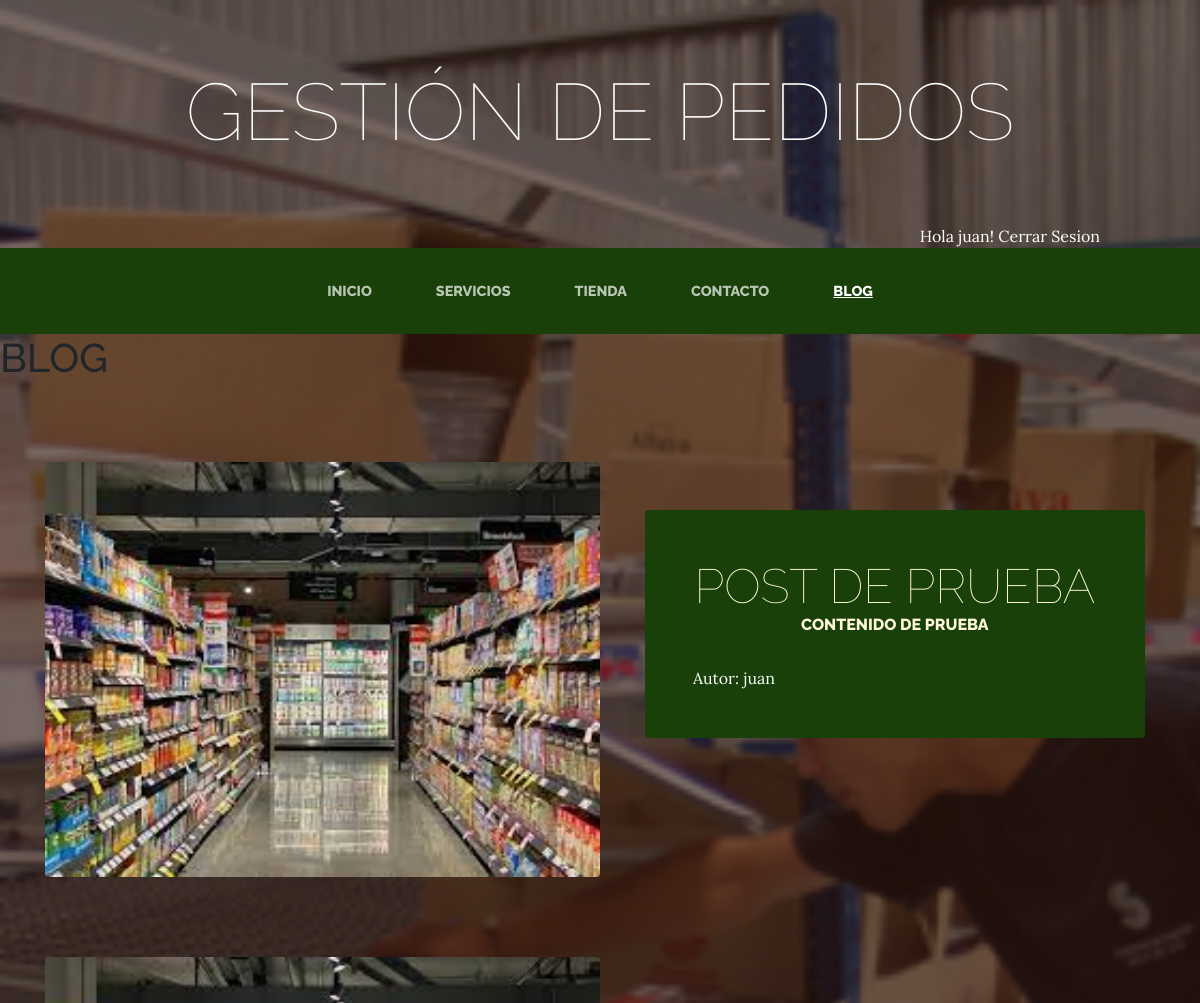
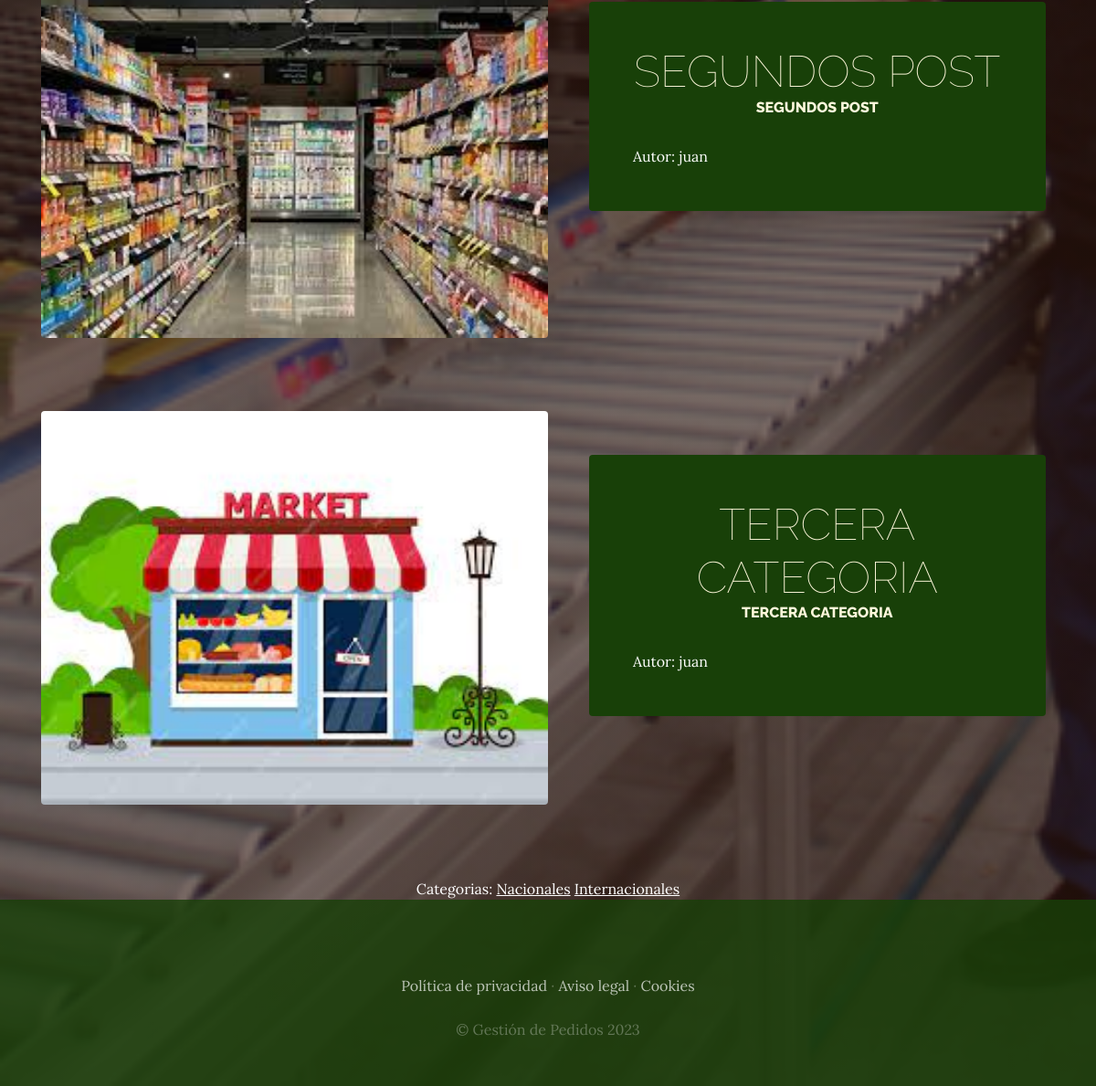
Page /blog/ (signed in) on the committed database (2 pictures, top to bottom).
### blog/models.py (models this page shows, shortened)
class Post(models.Model):
    titulo=models.CharField(max_length=50)
    contenido=models.CharField(max_length=50)
    imagen=models.ImageField(upload_to='blog', null=True, blank=True)
    autor=models.ForeignKey(User, on_delete=models.CASCADE)
    categorias=models.ManyToManyField(Categoria)
    created=models.DateTimeField(auto_now_add = True)
    updated=models.DateField(auto_now_add = True)
    class Meta:
        verbose_name='post'
        verbose_name_plural='posts'

class Categoria(models.Model):
    nombre=models.CharField(max_length=50)
    created=models.DateTimeField(auto_now_add = True)
    updated=models.DateField(auto_now_add = True)
    class Meta:
        verbose_name='categoria'
        verbose_name_plural='categorias'

### blog/views.py (the view)
# urls.py: 2. Add a URL to urlpatterns:  path('blog/', include('blog.urls'))
def blog(request):
    posts = Post.objects.all()
    categorias=Categoria.objects.all()
    return render(request,'blog/blog.html', {'posts':posts, 'categorias': categorias})

### carro/context_processor.py (called while the page is built)
def importe_total_carro(request):
    total=0
    if request.user.is_authenticated:
        if 'carro' in request.session:
            for key, value in request.session["carro"].items():
                total=total+float(value["precio"])
    else:
        total="Debes hacer login"
    return {"importe_total_carro":total}

### blog/templates/blog/blog.html
{% extends 'ProyectoWebApp/base.html' %}
{% load static %}
{% block content%}
<h1>BLOG</h1>
    {% for post in posts %}
        <section class="page-section clearfix">
            <div class="container">
            <div class="intro">
                <img class="intro-img img-fluid mb-3 mb-lg-0 rounded" src="{{ post.imagen.url }}" alt="" style="width:50%">
                <div class="intro-text left-0 text-center bg-faded p-5 rounded">
                <h2 class="section-heading mb-4" >
                    <span class="section-heading-lower">{{ post.titulo }}</span>
                    <span class="section-heading-upper">{{ post.contenido }}</span>
                </h2>
                <div style="text-align:left;color:white; 0.5em">
                    Autor: {{ post.autor }}
                </div>
                </div>
            </div>
            </div>
        </section>
    {% endfor %}
    <section>
        <div style="width:75%; margin:auto; text-align:center; color:white;">
            Categorias:
            {% for categoria in categorias %}
                <a href="{% url 'Categoria' categoria.id %}" class="linksCategorias">{{categoria.nombre}}</a>
            {% endfor %}
        </div>
    </section>
{% endblock %}

### ProyectoWebApp/templates/ProyectoWebApp/base.html (shortened to what this page needs)
<html>
<head>
    {% load static %}
    <link href="{% static 'ProyectoWebApp/vendor/bootstrap/css/bootstrap.min.css' %}" rel="stylesheet">
    <link href="{% static 'ProyectoWebApp/css/gestion.css' %}" rel="stylesheet">
</head>
<body>
    <h1 class="site-heading text-center text-white d-none d-lg-block">
        <span class="site-heading-lower">Gestión de Pedidos</span>
      </h1>
    <div style="text-align: right; margin-right:100px;color:white; ">
      {% if user.is_authenticated %}
      Hola {{ user.username }}! <a href="{% url 'cerrar_sesion' %}" style="color:white;">Cerrar Sesion</a>
      {% else %}
      <a href="{% url 'logear' %}" style="color:white;">Login</a>   <a href="{% url 'Autenticacion' %}" style="color:white;">Regístrate</a>
      {% endif %}
    </div>
 <nav class="navbar navbar-expand-lg navbar-dark py-lg-4" id="mainNav">
    <div class="container">
      <div class="collapse navbar-collapse" id="navbarResponsive">
        <ul class="navbar-nav mx-auto">
          <li class="nav-item {% if request.path == '/' %}active{% endif %} px-lg-4">
            <a class="nav-link text-uppercase text-expanded" href="{% url 'Home' %}">Inicio</a>
          </li>
          <li class="nav-item {% if request.path == '/servicios/' %}active{% endif %} px-lg-4">
            <a class="nav-link text-uppercase text-expanded" href="{% url 'Servicios' %}">Servicios</a>
          </li>
          <li class="nav-item {% if request.path == '/tienda/' %}active{% endif %} px-lg-4">
            <a class="nav-link text-uppercase text-expanded" href="{% url 'Tienda' %}">Tienda</a>
          </li>
          <li class="nav-item {% if request.path == '/contacto/' %}active{% endif %} px-lg-4">
            <a class="nav-link text-uppercase text-expanded" href="{% url 'Contacto' %}">Contacto</a>
          </li>
          <li class="nav-item {% if request.path|slice:':6' == '/blog/' %}active{% endif %} px-lg-4">
            <a class="nav-link text-uppercase text-expanded" href="{% url 'Blog' %}">Blog</a>
          </li>
        </ul>
      </div>
    </div>
  </nav>
  {% block content %}
  {% endblock %}
    <footer class="footer text-faded text-center py-5">
      <div class="container">
        <p class="m-0 mbt">
        	<a href="sample.html" class="link">Política de privacidad</a> ·
        	<a href="sample.html" class="link">Aviso legal</a> ·
        	<a href="sample.html" class="link">Cookies</a>
		</p>
        <p class="m-0 mbt1">&copy; Gestión de Pedidos 2023</p>
      </div>
	</footer>
</body>
</html>

### ProyectoWebApp/static/ProyectoWebApp/css/gestion.css (style rules this page uses)
body { font-family: 'Lora'; background: linear-gradient(rgba(47, 23, 15, 0.65), rgba(47, 23, 15, 0.65)), url("../img/bg_main.jpg"); background-attachment: fixed; background-position: center; background-size: cover; }
h1, h2, h3, h4, h5, h6 { font-family: 'Raleway'; }
p { line-height: 1.75; }
.text-faded { color: rgba(255, 255, 255, 0.3); }
.site-heading { margin-top: 5rem; margin-bottom: 5rem; text-transform: uppercase; line-height: 1; font-family: 'Raleway'; }
.site-heading .site-heading-lower { font-size: 5rem; font-weight: 100; line-height: 4rem; }
.page-section { margin-top: 5rem; margin-bottom: 5rem; }
.section-heading { text-transform: uppercase; }
.section-heading .section-heading-upper { display: block; font-size: 1rem; font-weight: 800; padding-bottom:.5rem; }
.section-heading .section-heading-lower { display: block; font-size: 3rem; font-weight: 100; }
.bg-faded { background-color: rgba(255, 255, 255, 0.85); }
#mainNav { background-color: rgba(24, 64, 8); font-family: 'Raleway'; }
#mainNav .navbar-nav .nav-item .nav-link { color: rgba(255, 255, 255, 0.7); font-weight: 800; }
#mainNav .navbar-nav .nav-item.active .nav-link { color: #ffffff; text-decoration: underline; }
@media (min-width: 992px) { #mainNav .navbar-nav .nav-item .nav-link { font-size: 0.9rem; } }
.intro { position: relative; }
@media (min-width: 992px) { .intro .intro-img { width: 75%; float: left; } }
@media (min-width: 992px) { .intro .intro-text { left: 600; width: 60%; margin-top: 3rem; background-color: rgba(24, 64, 8); color: cornsilk; position: absolute; } }
@media (min-width: 1200px) { .intro .intro-text { width: 45%; } }
.footer { background-color: rgba(24, 64, 8, 0.8); }
.mbt { padding-top: 2rem; }
.mbt1 { padding-top: 1.25rem; }
a.link { color: rgba(255, 255, 255, 0.7); }
.linksCategorias { color:white; text-decoration: underline; }

### rows in the picture
Post: imagen (picture), titulo "POST DE PRUEBA", contenido "CONTENIDO DE PRUEBA", autor "juan"
Post: imagen (picture), titulo "SEGUNDOS POST", contenido "SEGUNDOS POST", autor "juan"
Post: imagen (picture), titulo "TERCERA CATEGORIA", contenido "TERCERA CATEGORIA", autor "juan"
Categoria: nombre "Nacionales"
Categoria: nombre "Internacionales"

### other values in the picture
{{ user.username }} "juan"
